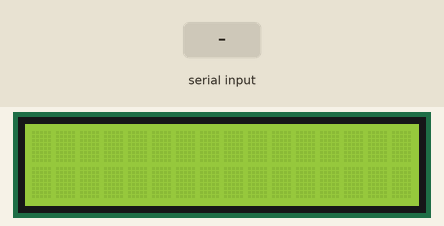
The sketch below on a simulated Arduino Uno, built with avr-gcc and run on an emulated ATmega328P. On the bench: 16×2 character LCD. Inputs (shaded band) come from the test bench.

Above: at 1.2 s.
1.3 s: "90,45\n" received over Serial
At 2.6 s:
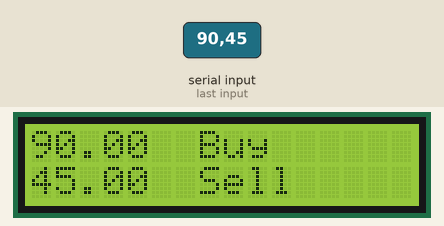
4.3 s: "30,150\n" received over Serial
At 5.0 s:
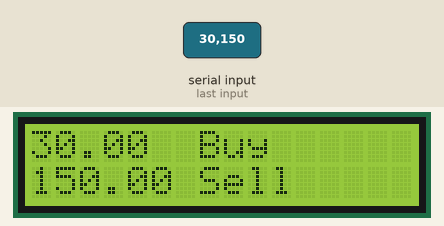
Timing chart, 0 to 7.3 s (numbered marks = the images above; inputs shaded):
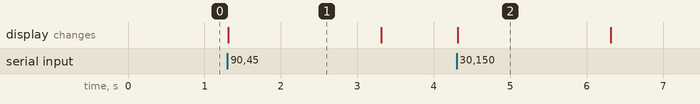

The sketch:

serialdisplay.ino
```cpp
// bitcoin_display.ino
#include <LiquidCrystal.h>

// Initialze lcd display
LiquidCrystal lcd(12, 11, 5, 4, 3, 2);

void setup() {
  // Open serial port and start lcd screen
  Serial.begin(9600);
  lcd.begin(16, 2);
}

void loop() {
  // Check for serial data input
  if (Serial.available()) {
    // Set serial data to vars
    float buy = Serial.parseFloat();
    char end = Serial.read();
    float sell = Serial.parseFloat();

    // Display data to lcd
    lcd.clear();
    lcd.print(buy);
    lcd.setCursor(7,0);
    lcd.print("Buy");
    lcd.setCursor(0,1);
    lcd.print(sell);
    lcd.setCursor(7,1);
    lcd.print("Sell");
  }
}
```

Measured:
- after the input at 1.3 s, the display: changes at once (image 1)
- after the input at 4.3 s, the display: changes at once (image 2)
- what the display in image 1 shows lasts 2.0 s, from 1.3 s to 3.3 s
